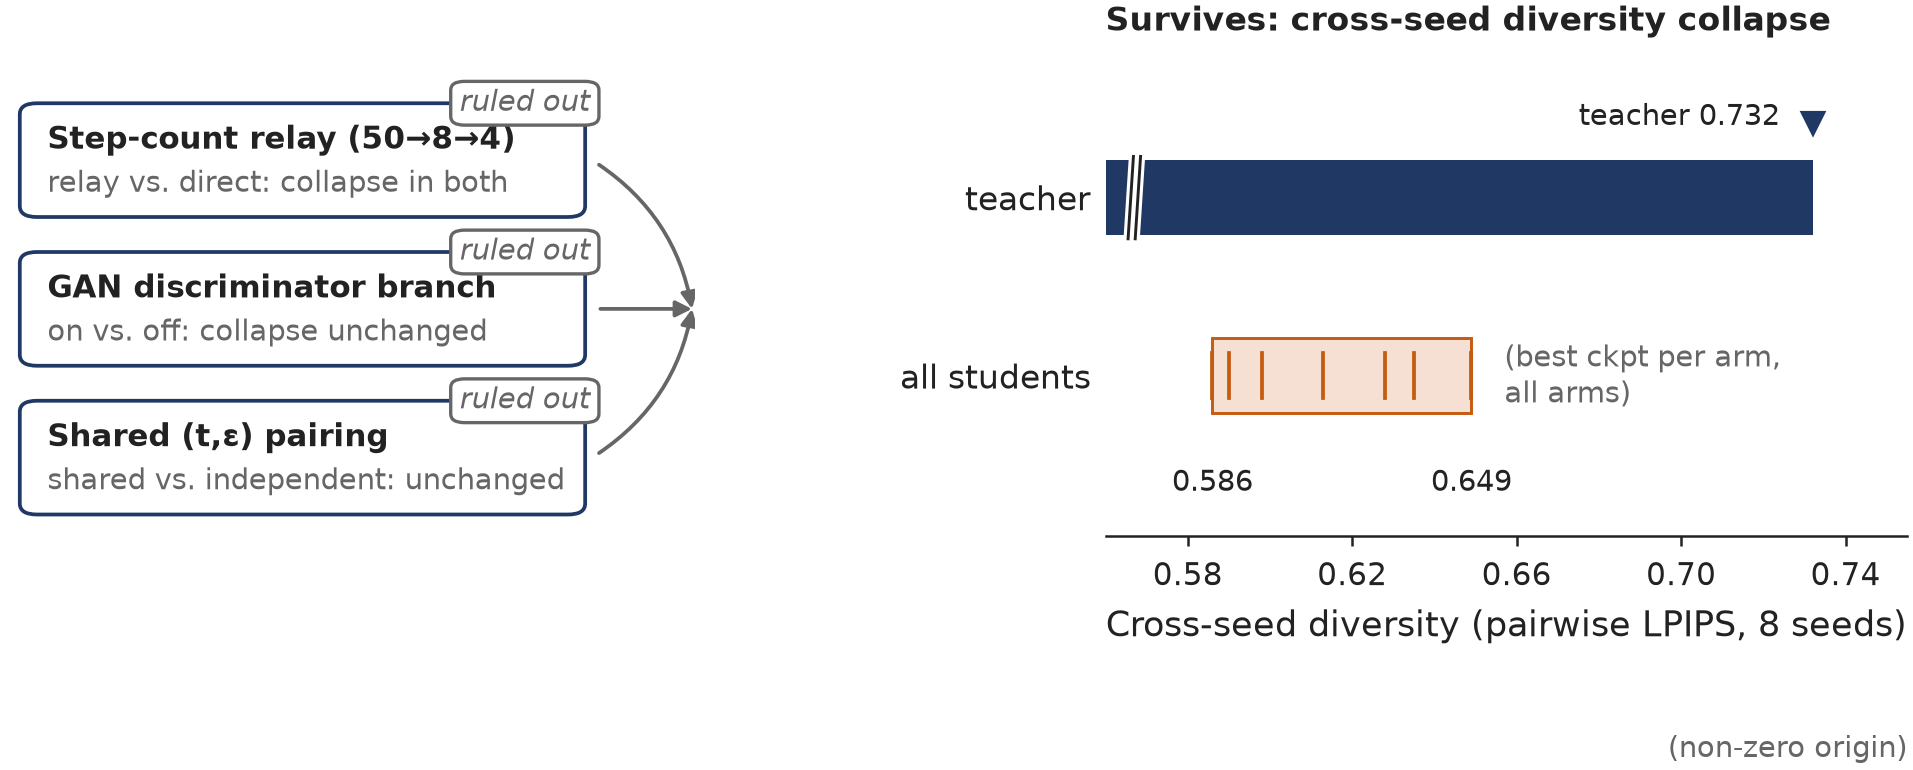

Write Python code to recreate this figure.
"""F5: attribution of the diversity collapse — three factors ruled out,
the collapse survives every ablation.

Every plotted number is transcribed verbatim from frozen local sources:
  teacher diversity 0.732, E1a 0.635, E1b 0.628, W1 0.649, W7 0.598/0.613:
      experiments/results/2026-07-20-g2-relay-vs-direct-final.md, table lines 12-17
  three-arm (relay-lineage) diversity interval 0.586-0.613 and E2b@500 0.590:
      experiments/results/2026-07-25-e2b-fulltable-ch3-threearm.md, lines 9 and 20
      ("三臂全部 0.586-0.613,均低于直蒸 E1a 的 0.635")
  band = min-max over all student best-of-sweep values across both files:
      [0.586 (three-arm interval low, = E2a@2000), 0.649 (W1@1000)]
Ruled-out statements: 07-20 fact ruling 2 (both direct arms also collapse);
07-25 ruling 4 (diversity insensitive to GAN on/off and to (t,eps) pairing).
"""
import matplotlib.pyplot as plt
from matplotlib.patches import FancyBboxPatch, FancyArrowPatch
from figstyle import (NAVY, ORANGE, GRAY, INK, ORANGE_TINT,
                      FULL_W, apply_style, save, nonzero_note, axis_break)

OUT = "/Users/x3y/Desktop/ChenQingzhan-DMD-distillation/figures"

TEACHER_DIV = 0.732                                   # 07-20 L12
# member ticks: E2a interval low, E2b@500, W7@500, W7@1000, E1b@500, E1a@1000, W1@1000
STUDENT_DIV = [0.586, 0.590, 0.598, 0.613, 0.628, 0.635, 0.649]

BOXES = [
    ("Step-count relay (50→8→4)", "relay vs. direct: collapse in both"),
    ("GAN discriminator branch", "on vs. off: collapse unchanged"),
    ("Shared (t,ε) pairing", "shared vs. independent: unchanged"),
]

ROW_T, ROW_S = 1.0, 0.0
BAR_H = 0.42


def left_panel(ax):
    ax.set_xlim(0, 100)
    ax.set_ylim(-2, 106)
    ax.axis("off")
    centers = [84, 50, 16]
    for (title, sub), yc in zip(BOXES, centers):
        ax.add_patch(FancyBboxPatch(
            (2, yc - 13), 82, 26, boxstyle="round,pad=0,rounding_size=2.5",
            facecolor="white", edgecolor=NAVY, linewidth=0.9, zorder=3))
        ax.text(6, yc + 4.5, title, fontsize=7.5, color=INK, ha="left",
                va="center", fontweight="bold", zorder=4)
        ax.text(6, yc - 5.5, sub, fontsize=7, color=GRAY, ha="left",
                va="center", zorder=4)
        # "ruled out" stamp chip straddling the box's top-right corner
        ax.add_patch(FancyBboxPatch(
            (64.5, yc + 8), 21.5, 10, boxstyle="round,pad=0,rounding_size=2",
            facecolor="white", edgecolor=GRAY, linewidth=0.8, zorder=5,
            clip_on=False))
        ax.text(75.25, yc + 13, "ruled out", fontsize=7, color=GRAY,
                ha="center", va="center", style="italic", zorder=6,
                clip_on=False)
        # converging arrow toward the surviving-effect panel
        ax.add_patch(FancyArrowPatch(
            (85, yc), (99.5, 50), connectionstyle="arc3,rad={:+.2f}".format(
                0.0 if yc == 50 else (-0.22 if yc > 50 else 0.22)),
            arrowstyle="-|>", mutation_scale=8, color=GRAY, lw=0.9,
            shrinkA=2, shrinkB=0, zorder=2))


def right_panel(ax):
    XLO, XHI = 0.56, 0.755
    ax.barh(ROW_T, TEACHER_DIV - XLO, left=XLO, height=BAR_H, color=NAVY,
            zorder=3)
    ax.plot([TEACHER_DIV], [ROW_T + 0.42], marker="v", ms=5, color=NAVY,
            zorder=5, clip_on=False)
    ax.text(TEACHER_DIV - 0.008, ROW_T + 0.45, "teacher 0.732", fontsize=7,
            color=INK, ha="right", va="center")
    axis_break(ax, XLO + 0.007, ROW_T, BAR_H)
    # ORANGE band: all students, every ablation arm included
    ax.barh(ROW_S, max(STUDENT_DIV) - min(STUDENT_DIV), left=min(STUDENT_DIV),
            height=BAR_H, color=ORANGE_TINT, edgecolor=ORANGE, linewidth=0.7,
            zorder=3)
    for m in STUDENT_DIV:
        ax.plot([m, m], [ROW_S - 0.30 * BAR_H, ROW_S + 0.30 * BAR_H],
                color=ORANGE, lw=0.9, zorder=4)
    ax.text(min(STUDENT_DIV), ROW_S - 0.52, "0.586", fontsize=7, color=INK,
            ha="center", va="top")
    ax.text(max(STUDENT_DIV), ROW_S - 0.52, "0.649", fontsize=7, color=INK,
            ha="center", va="top")
    ax.text(0.657, ROW_S, "(best ckpt per arm,\nall arms)",
            fontsize=7, color=GRAY, ha="left", va="center", linespacing=1.2)

    ax.set_xlim(XLO, XHI)
    ax.set_ylim(-0.9, 1.75)
    ax.set_xticks([0.58, 0.62, 0.66, 0.70, 0.74])
    ax.set_yticks([ROW_T, ROW_S])
    ax.set_yticklabels(["teacher", "all students"], fontsize=8)
    ax.tick_params(axis="y", length=0)
    ax.spines["left"].set_visible(False)
    ax.set_xlabel("Cross-seed diversity (pairwise LPIPS, 8 seeds)")
    ax.set_title("Survives: cross-seed diversity collapse", loc="left",
                 fontsize=8, pad=8, fontweight="bold")
    nonzero_note(ax, axis="x", loc=(1.0, -0.42))


def main():
    apply_style()
    fig, (ax_l, ax_r) = plt.subplots(
        1, 2, figsize=(FULL_W, 2.5),
        gridspec_kw={"width_ratios": [0.86, 1.0], "wspace": 0.55})
    left_panel(ax_l)
    right_panel(ax_r)
    fig.subplots_adjust(left=0.01, right=0.985, top=0.87, bottom=0.24)
    save(fig, "fig5_attribution", OUT)


if __name__ == "__main__":
    main()
